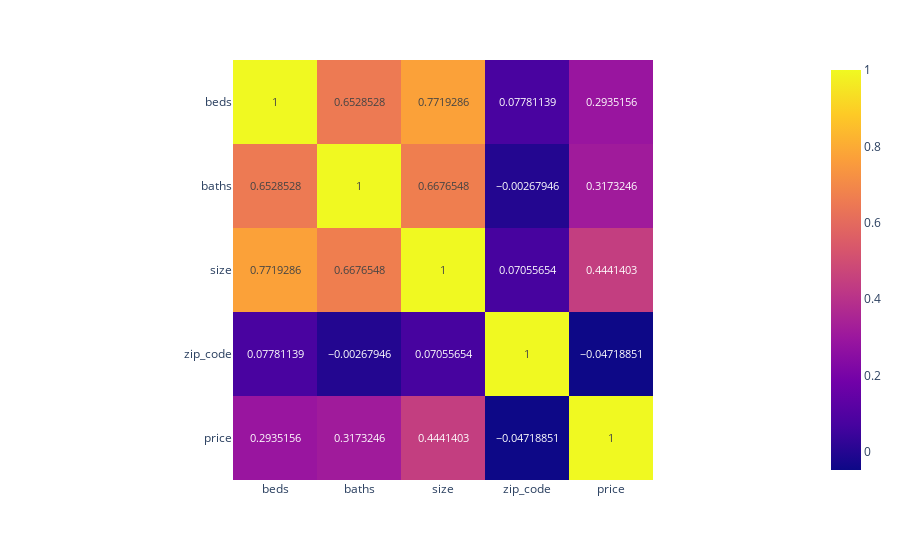

The notebook cell saved with this chart:
### Code cell
correlation = train.corr()
fig = px.imshow(correlation,text_auto=True)
fig.show()

### Figure 1 — Plotly figure (JSON) as saved in the notebook; plotly's stock layout.template omitted (floating-point values rounded to 4 significant figures)
{"data": [{"coloraxis": "coloraxis", "hovertemplate": "x: %{x}<br>y: %{y}<br>color: %{z}<extra></extra>", "name": "0", "texttemplate": "%{z}", "type": "heatmap", "x": ["beds", "baths", "size", "zip_code", "price"], "xaxis": "x", "y": ["beds", "baths", "size", "zip_code", "price"], "yaxis": "y", "z": [[1, 0.6529, 0.7719, 0.07781, 0.2935], [0.6529, 1, 0.6677, -0.002679, 0.3173], [0.7719, 0.6677, 1, 0.07056, 0.4441], [0.07781, -0.002679, 0.07056, 1, -0.04719], [0.2935, 0.3173, 0.4441, -0.04719, 1]]}], "layout": {"coloraxis": {"colorscale": [[0, "#0d0887"], [0.1111, "#46039f"], [0.2222, "#7201a8"], [0.3333, "#9c179e"], [0.4444, "#bd3786"], [0.5556, "#d8576b"], [0.6667, "#ed7953"], [0.7778, "#fb9f3a"], [0.8889, "#fdca26"], [1, "#f0f921"]]}, "margin": {"t": 60}, "xaxis": {"anchor": "y", "constrain": "domain", "domain": [0, 1], "scaleanchor": "y"}, "yaxis": {"anchor": "x", "autorange": "reversed", "constrain": "domain", "domain": [0, 1]}}}
